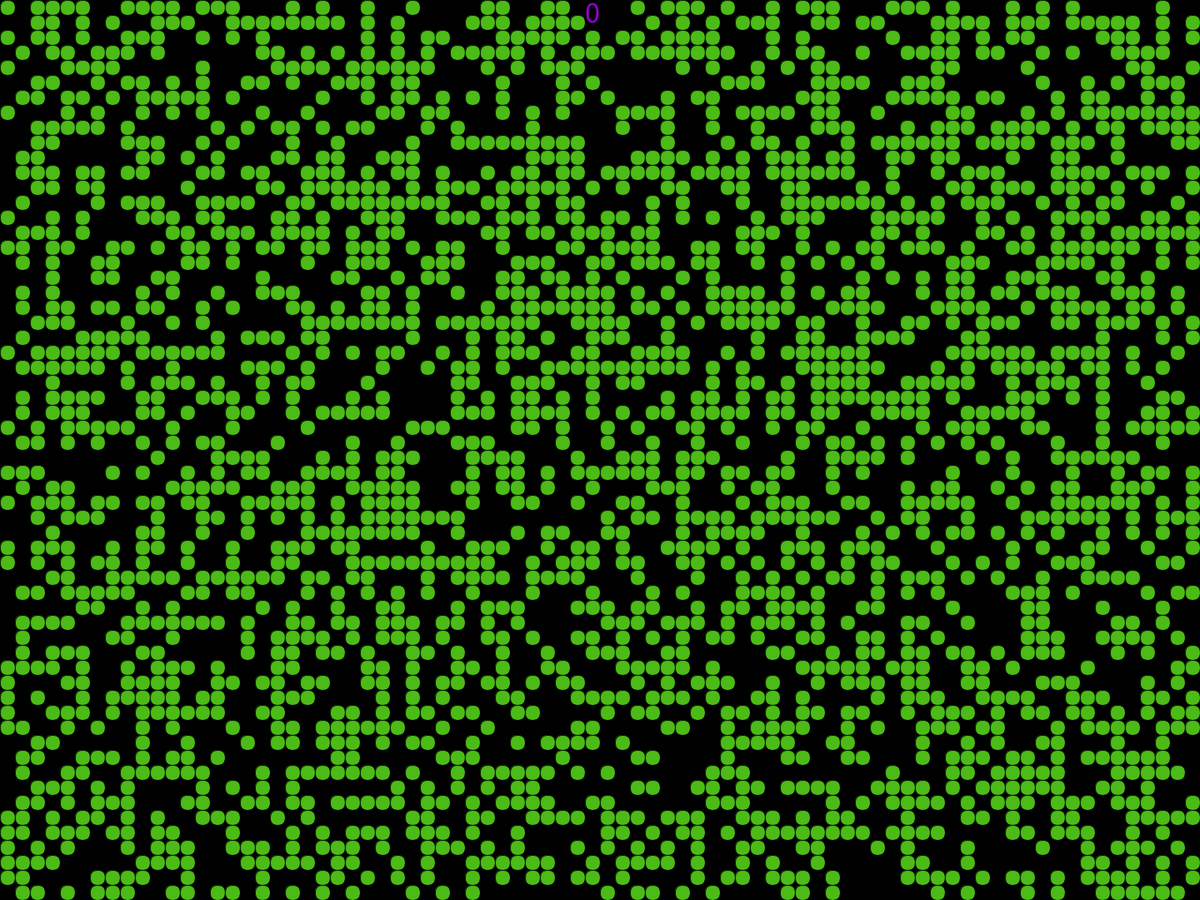
Frame 1 (no input)
Frame 60 (the mouse pressed at the canvas centre just before this capture): identical to frame 1, image omitted
Frame 120 (the mouse held since frame 60 and released just before this capture): identical to frame 1, image omitted

The Processing sketch that drew this single still picture (run headless with seeded random() and noise(); from frame 60 on, the mouse is pressed at the canvas centre):

// Processing sketch: GameOfLife
// ── GameOfLife.pde
import java.util.*;

class CA {

    //Length of each cell
    private int sizeOfCell = 20;

    private int columns, rows;

    public boolean autoGenerate = false;

    //Array saves each generation
    private ArrayList<int[][]> generations = new ArrayList<int[][]>();

    private int generationIndex = 0;

    private int lastGenerationIndex = 0;

    //The board that is shown
    private int[][] board;


    //Constructor
    public CA() {
        this.columns = width/this.sizeOfCell;
        this.rows = height/this.sizeOfCell;
        this.board = new int[this.columns][this.rows];
        this.init();
        // this.IC();
    }


    private void lastGeneratoin() {
        if (this.generationIndex > this.lastGenerationIndex)
            this.lastGenerationIndex = this.generationIndex;
    }


    //Initialize the board randomly
    public void init() {
        for (int i = 0; i < this.columns; i++)
            for (int j = 0; j < this.rows; j++)
                this.board[i][j] = int(random(2));

        this.generations.add(board);
    }


    private void IC() {
        //Implement your desired initial condition and run it instead of init()

        this.generations.add(board);
    }


    void generate() {

        int[][] next = new int[columns][rows];

        // Loop through every spot in our 2D array and check spots neighbors
        for (int x = 1; x < columns-1; x++) {
            for (int y = 1; y < rows-1; y++) {

                // Add up all the states in a 3x3 surrounding grid
                int neighbors = 0;
                for (int i = -1; i <= 1; i++) {
                    for (int j = -1; j <= 1; j++) {
                        neighbors += board[x+i][y+j];
                    }
                }

                // A little trick to subtract the current cell's state since
                // we added it in the above loop
                neighbors -= board[x][y];

                // Rules of Life
                if      ((board[x][y] == 1) && (neighbors <  2)) next[x][y] = 0;           // Loneliness
                else if ((board[x][y] == 1) && (neighbors >  3)) next[x][y] = 0;           // Overpopulation
                else if ((board[x][y] == 0) && (neighbors == 3)) next[x][y] = 1;           // Reproduction
                else                                            next[x][y] = board[x][y];  // Stasis
            }
        }

        // Next is now our board
        board = next;
        this.generations.add(board);
        this.generationIndex++;
        this.lastGeneratoin();
    }


    public void previousGeneration() {
        if (this.generationIndex > 0)
            this.board = this.generations.get(--generationIndex);
    }


    public void nextGeneration() {
        if (this.generationIndex < this.lastGenerationIndex)
            this.board = this.generations.get(++generationIndex);

        else if (this.generationIndex == this.lastGenerationIndex)
            this.generate();
    }


    public void display() {
        //Display the board
        for ( int i = 0; i < columns;i++) {
            for ( int j = 0; j < rows;j++) {
                if ((board[i][j] == 1))
                    fill(76, 187, 23);
                else
                    fill(1);
                stroke(1);
                rect(i*this.sizeOfCell, j*this.sizeOfCell, this.sizeOfCell, this.sizeOfCell, 60, 60, 60, 60);
            }
        }
        //Display the generation index
        fill(148, 0, 211);
        textAlign(CENTER);
        textSize(40);
        text(this.generationIndex, width/2 - 10, 30);
    }
}

// ── Display.pde
CA ca;

public void settings() {
  fullScreen();
}

void setup() {
    
    frameRate(10);
    ca = new CA();
}


void draw() {
    background(1);
    if (ca.autoGenerate)
        ca.generate();
    ca.display();
}


void keyPressed(){
    if (key == 'e' || key == 'E')
        exit();

    else if (key == 's' || key == 'S')
        ca.autoGenerate = false;

    else if (key == 'r' || key == 'R')
        ca.autoGenerate = true;

    else if (key == 'p' || key == 'P') {
        ca.autoGenerate = false;
        ca.previousGeneration();
    }

    else if (key == 'n' || key == 'N') {
        ca.autoGenerate = false;
        ca.nextGeneration();
    }

}
